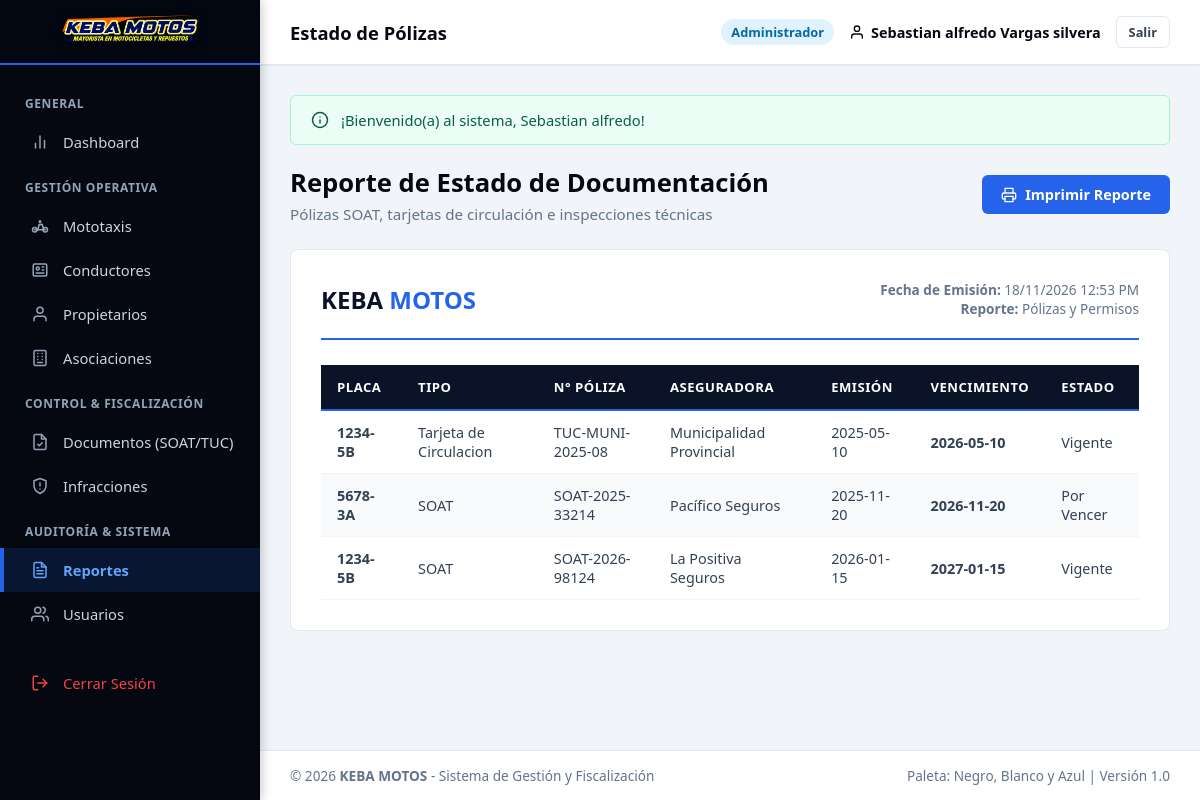
Screenshot of /vista/reportes/reporte_documentos.php (signed in) with the database file from the repository.
### tables this page shows
CREATE TABLE `documentos_vehiculo` (
  `id_documento` INT AUTO_INCREMENT PRIMARY KEY,
  `id_vehiculo` INT NOT NULL,
  `tipo_documento` ENUM('SOAT', 'Tarjeta de Propiedad', 'Tarjeta de Circulacion', 'Revision Tecnica', 'Seguro Municipal', 'Otro') NOT NULL,
  `numero_documento` VARCHAR(50) NOT NULL,
  `entidad_emisora` VARCHAR(100) NULL,
  `fecha_emision` DATE NOT NULL,
  `fecha_vencimiento` DATE NOT NULL,
  `archivo_digital` VARCHAR(255) NULL,
  `estado` ENUM('Vigente', 'Por Vencer', 'Vencido') DEFAULT 'Vigente',
  `observaciones` TEXT NULL,
  `created_at` TIMESTAMP DEFAULT CURRENT_TIMESTAMP,
  `updated_at` TIMESTAMP DEFAULT CURRENT_TIMESTAMP ON UPDATE CURRENT_TIMESTAMP,
  CONSTRAINT `fk_docs_vehiculo` FOREIGN KEY (`id_vehiculo`) REFERENCES `vehiculos` (`id_vehiculo`) ON UPDATE CASCADE ON DELETE CASCADE
);

CREATE TABLE `vehiculos` (
  `id_vehiculo` INT AUTO_INCREMENT PRIMARY KEY,
  `placa` VARCHAR(10) NOT NULL UNIQUE,
  `numero_padron` VARCHAR(20) NULL,
  `marca` VARCHAR(50) NOT NULL,
  `modelo` VARCHAR(50) NULL,
  `color` VARCHAR(50) NOT NULL,
  `anio_fabricacion` YEAR NULL,
  `numero_motor` VARCHAR(50) NULL,
  `numero_chasis` VARCHAR(50) NULL,
  `id_propietario` INT NOT NULL,
  `id_asociacion` INT NULL,
  `foto` VARCHAR(255) NULL,
  `estado` ENUM('Activo', 'Inactivo', 'De Baja', 'Observado') DEFAULT 'Activo',
  `created_at` TIMESTAMP DEFAULT CURRENT_TIMESTAMP,
  `updated_at` TIMESTAMP DEFAULT CURRENT_TIMESTAMP ON UPDATE CURRENT_TIMESTAMP,
  CONSTRAINT `fk_vehiculos_propietarios` FOREIGN KEY (`id_propietario`) REFERENCES `propietarios` (`id_propietario`) ON UPDATE CASCADE,
  CONSTRAINT `fk_vehiculos_asociaciones` FOREIGN KEY (`id_asociacion`) REFERENCES `asociaciones` (`id_asociacion`) ON UPDATE CASCADE ON DELETE SET NULL
);

### configuracion/conexion.php (called while the page is built, shortened)
<?php
class Database {
    private static $host = "localhost";
    private static $db_name = "keba";
    private static $username = "root";
    private static $password = "";
    private static $conexion = null;
    public static function conectar() {
        if (self::$conexion === null) {
            try {
                $opciones = [
                    PDO::ATTR_ERRMODE => PDO::ERRMODE_EXCEPTION,
                    PDO::ATTR_DEFAULT_FETCH_MODE => PDO::FETCH_ASSOC,
                    PDO::ATTR_EMULATE_PREPARES => true,
                    PDO::MYSQL_ATTR_MULTI_STATEMENTS => true,
                    PDO::MYSQL_ATTR_INIT_COMMAND => "SET NAMES utf8mb4 COLLATE utf8mb4_unicode_ci"
                ];
                try {
                    $dsn = "mysql:host=" . self::$host . ";dbname=" . self::$db_name . ";charset=utf8mb4";
                    self::$conexion = new PDO($dsn, self::$username, self::$password, $opciones);
                } catch (PDOException $e) {
                    if ($e->getCode() == 1049 || stripos($e->getMessage(), 'Unknown database') !== false) {
                        $dsnRoot = "mysql:host=" . self::$host . ";charset=utf8mb4";
                        $pdoRoot = new PDO($dsnRoot, self::$username, self::$password, $opciones);
                        $pdoRoot->exec("CREATE DATABASE IF NOT EXISTS `" . self::$db_name . "` CHARACTER SET utf8mb4 COLLATE utf8mb4_unicode_ci;");
                        $pdoRoot = null;
                        $dsn = "mysql:host=" . self::$host . ";dbname=" . self::$db_name . ";charset=utf8mb4";
                        self::$conexion = new PDO($dsn, self::$username, self::$password, $opciones);
                    } else {
                        throw $e;
                    }
                }
                $check = self::$conexion->query("SHOW TABLES LIKE 'usuarios'");
            } catch (PDOException $e) {
                die("<div style='padding:20px; font-family:sans-serif; background:#fee2e2; color:#991b1b; border:1px solid #f87171; border-radius:8px; margin:20px;'>
                        <strong>Error al conectar con la Base de Datos:</strong> " . htmlspecialchars($e->getMessage()) . "<br><br>
                        <em>Asegúrate de que MySQL esté activo en el Panel de Control de XAMPP.</em>
                     </div>");
            }
        }
        return self::$conexion;
    }
}

### modelos/Documento.php (called while the page is built, shortened)
<?php
require_once dirname(__DIR__) . '/configuracion/conexion.php';
class Documento {
    private $db;
    public function __construct() {
        $this->db = Database::conectar();
    }
    public function listarTodos() {
        $sql = "SELECT d.*, v.placa, v.marca, v.modelo,
                       DATEDIFF(d.fecha_vencimiento, CURDATE()) AS dias_para_vencer
                FROM documentos_vehiculo d
                INNER JOIN vehiculos v ON d.id_vehiculo = v.id_vehiculo
                ORDER BY d.fecha_vencimiento ASC";
        return $this->db->query($sql)->fetchAll();
    }
}

### vista/reportes/reporte_documentos.php (the view, shortened to what this page needs)
<?php
require_once dirname(__DIR__) . '/plantillas/header.php';
require_once dirname(__DIR__) . '/plantillas/sidebar.php';
require_once dirname(__DIR__) . '/plantillas/navbar.php';
require_once dirname(dirname(__DIR__)) . '/modelos/Documento.php';
$docMod = new Documento();
$documentos = $docMod->listarTodos();
?>
<div class="page-header no-print">
    <div>
        <h1 class="page-title">Reporte de Estado de Documentación</h1>
        <p class="page-subtitle">Pólizas SOAT, tarjetas de circulación e inspecciones técnicas</p>
    </div>
    <button onclick="window.print()" class="btn btn-primary" style="display: inline-flex; align-items: center; gap: 8px;">
        Imprimir Reporte
    </button>
</div>
<div class="report-container">
    <div class="report-header">
        <div class="report-logo">KEBA <span>MOTOS</span></div>
        <div class="report-meta">
            <strong>Fecha de Emisión:</strong> <?= date('d/m/Y h:i A') ?><br>
            <strong>Reporte:</strong> Pólizas y Permisos
        </div>
    </div>
    <table class="table-custom">
        <thead>
            <tr>
                <th>Placa</th>
                <th>Tipo</th>
                <th>N° Póliza</th>
                <th>Aseguradora</th>
                <th>Emisión</th>
                <th>Vencimiento</th>
                <th>Estado</th>
            </tr>
        </thead>
        <tbody>
            <?php foreach ($documentos as $d): ?>
            <tr>
                <td><strong><?= htmlspecialchars($d['placa']) ?></strong></td>
                <td><?= htmlspecialchars($d['tipo_documento']) ?></td>
                <td><?= htmlspecialchars($d['numero_documento']) ?></td>
                <td><?= htmlspecialchars($d['entidad_emisora'] ?? '-') ?></td>
                <td><?= htmlspecialchars($d['fecha_emision']) ?></td>
                <td><strong><?= htmlspecialchars($d['fecha_vencimiento']) ?></strong></td>
                <td><?= htmlspecialchars($d['estado']) ?></td>
            </tr>
            <?php endforeach; ?>
        </tbody>
    </table>
</div>
<?php require_once dirname(__DIR__) . '/plantillas/footer.php'; ?>

### assets/css/estilos.css (style rules this page uses)
:root { --color-primary: #0284c7; --color-primary-dark: #0369a1; --color-primary-light: #e0f2fe; --color-blue-accent: #2563eb; --color-black: #050811; --color-black-card: #0d121f; --color-black-border: #1a233a; --color-black-light: #1e293b; --color-white: #ffffff; --color-gray-50: #f8fafc; --color-gray-100: #f1f5f9; --color-gray-200: #e2e8f0; --color-gray-500: #64748b; --color-gray-700: #334155; --color-success: #10b981; --color-warning: #f59e0b; --color-danger: #ef4444; --color-info: #0284c7; --sidebar-width: 260px; --header-height: 65px; --font-main: 'Segoe UI', system-ui, -apple-system, sans-serif; --shadow-sm: 0 1px 2px 0 rgba(0, 0, 0, 0.05); --shadow-md: 0 4px 6px -1px rgba(0, 0, 0, 0.1), 0 2px 4px -1px rgba(0, 0, 0, 0.06); --shadow-lg: 0 10px 15px -3px rgba(0, 0, 0, 0.15), 0 4px 6px -2px rgba(0, 0, 0, 0.05); }
* { margin: 0; padding: 0; box-sizing: border-box; font-family: var(--font-main); }
body { background-color: var(--color-gray-100); color: var(--color-gray-700); min-height: 100vh; display: flex; flex-direction: column; }
.page-header { display: flex; align-items: center; justify-content: space-between; margin-bottom: 25px; flex-wrap: wrap; gap: 15px; }
.page-title { font-size: 1.6rem; font-weight: 800; color: var(--color-black); }
.page-subtitle { color: var(--color-gray-500); font-size: 0.95rem; margin-top: 4px; }
.btn { display: inline-flex; align-items: center; justify-content: center; gap: 8px; padding: 9px 18px; border-radius: 6px; font-size: 0.9rem; font-weight: 600; cursor: pointer; text-decoration: none; transition: all 0.2s ease; border: 1px solid transparent; }
.btn-primary { background-color: var(--color-blue-accent); color: var(--color-white); }

### assets/css/tablas.css (style rules this page uses)
.table-custom { width: 100%; border-collapse: collapse; font-size: 0.9rem; text-align: left; }
.table-custom thead tr { background-color: #0b1329; color: #ffffff; border-bottom: 2px solid #2563eb; }
.table-custom th { padding: 13px 16px; font-weight: 700; font-size: 0.82rem; text-transform: uppercase; letter-spacing: 0.5px; }
.table-custom td { padding: 12px 16px; border-bottom: 1px solid #f1f5f9; color: #334155; vertical-align: middle; }
.table-custom tbody tr:nth-child(even) { background-color: #f8fafc; }

### assets/css/reportes.css (style rules this page uses)
.report-container { background-color: #ffffff; padding: 30px; border-radius: 8px; border: 1px solid #e2e8f0; }
.report-header { display: flex; justify-content: space-between; align-items: center; border-bottom: 2px solid #2563eb; padding-bottom: 20px; margin-bottom: 25px; }
.report-logo { font-size: 1.5rem; font-weight: 900; color: #0b1329; }
.report-logo span { color: #2563eb; }
.report-meta { text-align: right; font-size: 0.85rem; color: #64748b; }

### rows the page displays
documentos_vehiculo: id_vehiculo.placa "1234-5B", tipo_documento "Tarjeta de Circulacion", numero_documento "TUC-MUNI-2025-08", entidad_emisora "Municipalidad Provincial", fecha_emision "2025-05-10", fecha_vencimiento "2026-05-10", estado "Vigente"
documentos_vehiculo: id_vehiculo.placa "5678-3A", tipo_documento "SOAT", numero_documento "SOAT-2025-33214", entidad_emisora "Pacífico Seguros", fecha_emision "2025-11-20", fecha_vencimiento "2026-11-20", estado "Por Vencer"
documentos_vehiculo: id_vehiculo.placa "1234-5B", tipo_documento "SOAT", numero_documento "SOAT-2026-98124", entidad_emisora "La Positiva Seguros", fecha_emision "2026-01-15", fecha_vencimiento "2027-01-15", estado "Vigente"

### other values shown
$subtituloNavbar "Estado de Pólizas"
$usuarioActivo['rol_nombre'] "Administrador"
$flash['mensaje'] "¡Bienvenido(a) al sistema, Sebastian alfredo!"
